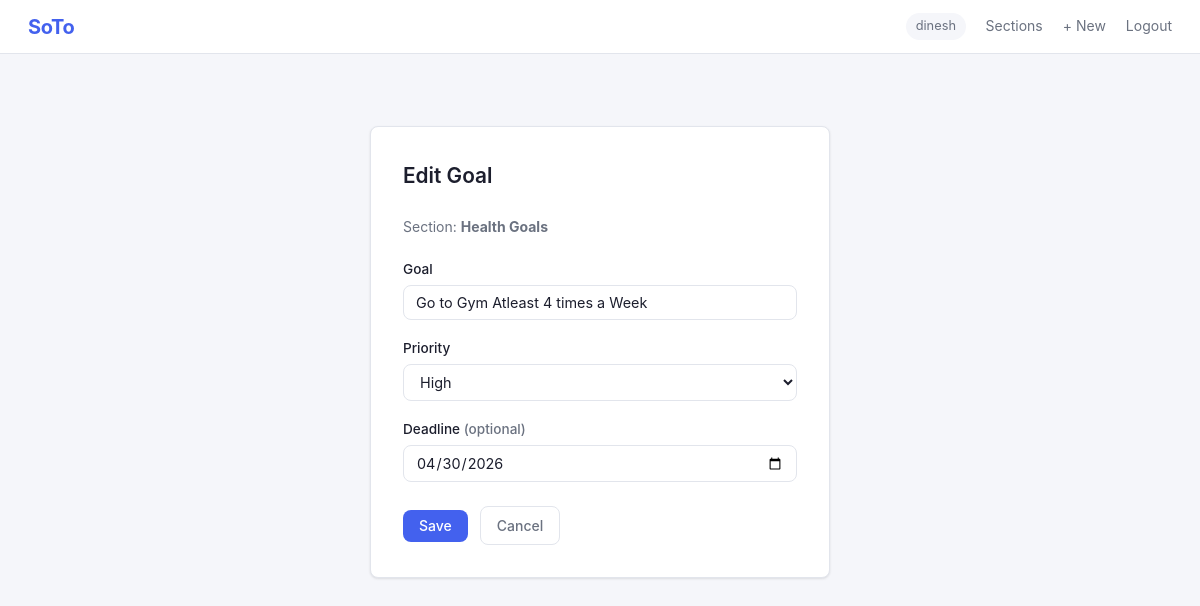
The page /sections/3/goals/2/edit (signed in) on the database its author committed.
### app/models.py (models this page shows, shortened)
class User(UserMixin, db.Model):
    __tablename__ = "users"
    id = db.Column(db.Integer, primary_key=True)
    username = db.Column(db.String(80), unique=True, nullable=False)
    password_hash = db.Column(db.String(256), nullable=False)
    sections = db.relationship("Section", backref="owner", lazy=True, cascade="all, delete-orphan")

class Section(db.Model):
    __tablename__ = "sections"
    id = db.Column(db.Integer, primary_key=True)
    name = db.Column(db.String(120), nullable=False)
    user_id = db.Column(db.Integer, db.ForeignKey("users.id"), nullable=False)
    goals = db.relationship("Goal", backref="section", lazy=True, cascade="all, delete-orphan")
    shopping_items = db.relationship("ShoppingItem", backref="section", lazy=True, cascade="all, delete-orphan")

class Goal(db.Model):
    __tablename__ = "goals"
    PRIORITY_LOW = 1
    PRIORITY_MEDIUM = 2
    PRIORITY_HIGH = 3
    PRIORITY_LABELS = {1: "Low", 2: "Medium", 3: "High"}
    id = db.Column(db.Integer, primary_key=True)
    name = db.Column(db.String(200), nullable=False)
    deadline = db.Column(db.Date, nullable=True)
    priority = db.Column(db.Integer, default=PRIORITY_MEDIUM, nullable=False)
    is_completed = db.Column(db.Boolean, default=False, nullable=False)
    section_id = db.Column(db.Integer, db.ForeignKey("sections.id"), nullable=False)

### app/routes/goals.py (the view, shortened to what this page needs)
@bp.route("/<int:goal_id>/edit", methods=["GET", "POST"])
@login_required
def edit(section_id, goal_id):
    section = _get_owned_section(section_id)
    goal = db.get_or_404(Goal, goal_id)
    if goal.section_id != section.id:
        abort(403)
    return render_template("goals/form.html", section=section, goal=goal)

### app/__init__.py (called while the page is built)
def create_app(config_name="default"):
    app = Flask(__name__, template_folder="../templates", static_folder="../static")
    app.config.from_object(config[config_name])
    db.init_app(app)
    login_manager.init_app(app)
    from .models import User
    @login_manager.user_loader
    def load_user(user_id):
        return User.query.get(int(user_id))
    from .routes.auth import bp as auth_bp
    from .routes.dashboard import bp as dashboard_bp
    from .routes.sections import bp as sections_bp
    from .routes.goals import bp as goals_bp
    from .routes.shopping import bp as shopping_bp
    app.register_blueprint(auth_bp)
    app.register_blueprint(dashboard_bp)
    app.register_blueprint(sections_bp)
    app.register_blueprint(goals_bp)
    app.register_blueprint(shopping_bp)
    with app.app_context():
        db.create_all()
    return app

### app/routes/goals.py (called while the page is built)
def _get_owned_section(section_id):
    section = db.get_or_404(Section, section_id)
    if section.user_id != current_user.id:
        abort(403)
    return section

### templates/goals/form.html (shortened to what this page needs)
{% extends "base.html" %}
{% block content %}
<div class="form-wrap">
  <div class="form-card">
    <h1>{{ 'Edit Goal' if goal else 'New Goal' }}</h1>
    <p class="text-muted" style="margin-bottom:1.25rem;font-size:.875rem;">
      Section: <strong>{{ section.name }}</strong>
    </p>
    <form method="POST">
      <div class="form-group">
        <label for="name">Goal</label>
        <input type="text" id="name" name="name"
               value="{{ goal.name if goal else '' }}" required autofocus>
      </div>
      <div class="form-group">
        <label for="priority">Priority</label>
        <select id="priority" name="priority">
          <option value="3" {{ 'selected' if goal and goal.priority == 3 }}>High</option>
        </select>
      </div>
      <div class="form-group">
        <label for="deadline">Deadline <span class="text-muted">(optional)</span></label>
        <input type="date" id="deadline" name="deadline"
               value="{{ goal.deadline.isoformat() if goal and goal.deadline else '' }}">
      </div>
      <div class="form-actions">
        <button type="submit" class="btn btn-primary">Save</button>
        <a href="{{ url_for('sections.detail', section_id=section.id) }}" class="btn btn-ghost">Cancel</a>
      </div>
    </form>
  </div>
</div>
{% endblock %}

### templates/base.html (shortened to what this page needs)
<!DOCTYPE html>
<html lang="en">
<head>
  <link rel="stylesheet" href="{{ url_for('static', filename='css/style.css') }}">
</head>
<body>
<nav class="navbar">
  <a class="brand" href="{{ url_for('dashboard.index') }}">SoTo</a>
  <div class="nav-links">
    {% if current_user.is_authenticated %}
      <span class="nav-user">{{ current_user.username }}</span>
      <a href="{{ url_for('sections.list_sections') }}">Sections</a>
      <a href="{{ url_for('sections.create') }}">+ New</a>
      <a href="{{ url_for('auth.logout') }}">Logout</a>
    {% else %}
      <a href="{{ url_for('auth.login') }}">Login</a>
      <a href="{{ url_for('auth.register') }}">Register</a>
    {% endif %}
  </div>
</nav>
<div class="container">
  {% block content %}{% endblock %}
</div>
</body>
</html>

### static/css/style.css (style rules this page uses)
:root { --bg: #f5f6fa; --surface: #ffffff; --border: #e2e5ec; --text: #1c1e2d; --text-muted: #6b7280; --primary: #4361ee; --primary-hover: #3451d1; --danger: #ef4444; --radius: 8px; --shadow: 0 1px 3px rgba(0,0,0,.07), 0 1px 2px rgba(0,0,0,.04); }
*, *::before, *::after { box-sizing: border-box; margin: 0; padding: 0; }
body { font-family: -apple-system, BlinkMacSystemFont, 'Segoe UI', Roboto, sans-serif; background: var(--bg); color: var(--text); font-size: 15px; line-height: 1.6; }
a { color: inherit; text-decoration: none; }
.navbar { background: var(--surface); border-bottom: 1px solid var(--border); height: 54px; padding: 0 1.75rem; display: flex; align-items: center; justify-content: space-between; position: sticky; top: 0; z-index: 100; }
.brand { font-size: 1.25rem; font-weight: 700; color: var(--primary); letter-spacing: -.4px; }
.nav-links { display: flex; align-items: center; gap: 1.25rem; }
.nav-links a { font-size: .875rem; color: var(--text-muted); transition: color .12s; }
.nav-user { font-size: .8rem; color: var(--text-muted); padding: .2rem .6rem; background: var(--bg); border-radius: 20px; }
.container { max-width: 960px; margin: 0 auto; padding: 2rem 1.25rem; }
.btn { display: inline-flex; align-items: center; gap: .3rem; padding: .45rem 1rem; border: none; border-radius: var(--radius); font-size: .875rem; font-weight: 500; cursor: pointer; font-family: inherit; transition: opacity .12s, background .12s; white-space: nowrap; }
.btn-primary { background: var(--primary); color: #fff; }
.btn-ghost { background: transparent; color: var(--text-muted); border: 1px solid var(--border); }
.form-wrap { max-width: 460px; margin: 2.5rem auto; }
.form-card { background: var(--surface); border: 1px solid var(--border); border-radius: var(--radius); box-shadow: var(--shadow); padding: 2rem; }
.form-card h1 { font-size: 1.3rem; font-weight: 600; margin-bottom: 1.5rem; }
.form-group { margin-bottom: 1.1rem; }
label { display: block; font-size: .85rem; font-weight: 500; margin-bottom: .3rem; }
input[type="text"], input[type="password"], input[type="number"], input[type="date"] , select { width: 100%; padding: .5rem .75rem; border: 1px solid var(--border); border-radius: var(--radius); font-size: .9rem; font-family: inherit; background: var(--surface); color: var(--text); transition: border-color .15s, box-shadow .15s; }
.form-actions { display: flex; gap: .75rem; align-items: center; margin-top: 1.5rem; }
.text-muted { color: var(--text-muted); }

### rows shown on the page
User: username "dinesh"
Section: name "Health Goals"
Goal: name "Go to Gym Atleast 4 times a Week", deadline "04/30/2026"

### other values the page prints
{{ 'Edit Goal' if goal else 'New Goal' }} "Edit Goal"
